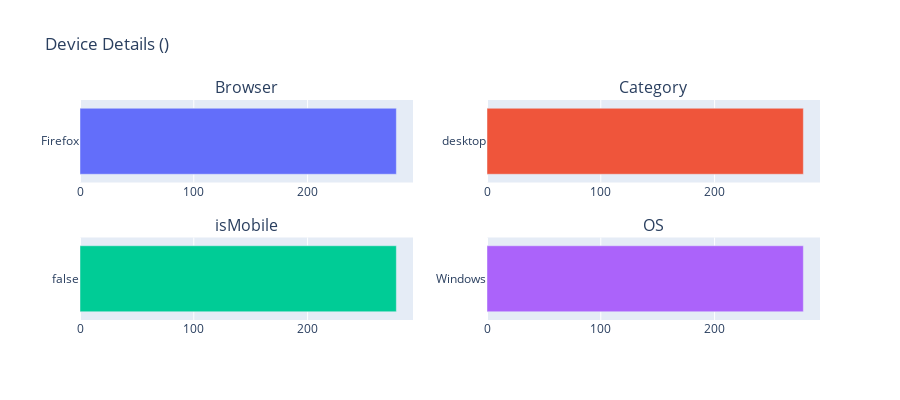

Notebook cell for this chart:
### Markdown cell above
### Device Details

### Code cell
plot_device(df_viz,flg=0)
#plot_device(df_viz,flg=1)
#plot_device(df_viz,flg=2)

### Figure 1 — Plotly figure (JSON) as saved in the notebook; plotly's stock layout.template omitted (floating-point values rounded to 4 significant figures)
{"data": [{"orientation": "h", "type": "bar", "x": [278], "xaxis": "x", "y": ["Firefox"], "yaxis": "y"}, {"orientation": "h", "type": "bar", "x": [278], "xaxis": "x2", "y": ["desktop"], "yaxis": "y2"}, {"orientation": "h", "type": "bar", "x": [278], "xaxis": "x3", "y": [false], "yaxis": "y3"}, {"orientation": "h", "type": "bar", "x": [278], "xaxis": "x4", "y": ["Windows"], "yaxis": "y4"}], "layout": {"annotations": [{"font": {"size": 16}, "showarrow": false, "text": "Browser", "x": 0.225, "xanchor": "center", "xref": "paper", "y": 1, "yanchor": "bottom", "yref": "paper"}, {"font": {"size": 16}, "showarrow": false, "text": "Category", "x": 0.775, "xanchor": "center", "xref": "paper", "y": 1, "yanchor": "bottom", "yref": "paper"}, {"font": {"size": 16}, "showarrow": false, "text": "isMobile", "x": 0.225, "xanchor": "center", "xref": "paper", "y": 0.375, "yanchor": "bottom", "yref": "paper"}, {"font": {"size": 16}, "showarrow": false, "text": "OS", "x": 0.775, "xanchor": "center", "xref": "paper", "y": 0.375, "yanchor": "bottom", "yref": "paper"}], "height": 400, "showlegend": false, "title": {"text": "Device Details ()"}, "xaxis": {"anchor": "y", "domain": [0, 0.45]}, "xaxis2": {"anchor": "y2", "domain": [0.55, 1]}, "xaxis3": {"anchor": "y3", "domain": [0, 0.45]}, "xaxis4": {"anchor": "y4", "domain": [0.55, 1]}, "yaxis": {"anchor": "x", "domain": [0.625, 1]}, "yaxis2": {"anchor": "x2", "domain": [0.625, 1]}, "yaxis3": {"anchor": "x3", "domain": [0, 0.375]}, "yaxis4": {"anchor": "x4", "domain": [0, 0.375]}}}
